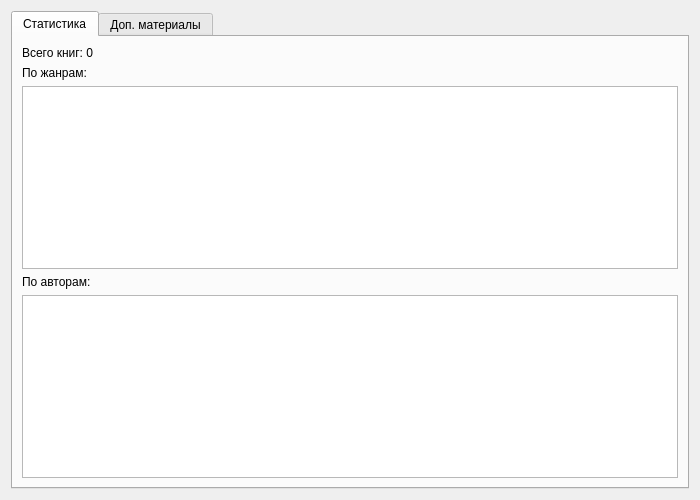
<?xml version="1.0" encoding="UTF-8"?>
<ui version="4.0">
 <class>ManagerRoleForm</class>
 <widget class="QWidget" name="ManagerRoleForm">
  <property name="geometry"><rect><x>0</x><y>0</y><width>700</width><height>500</height></rect></property>
  <property name="windowTitle"><string>Окно руководителя</string></property>
  <layout class="QVBoxLayout" name="mainLayout">
   <item>
    <widget class="QTabWidget" name="tabs">
     <widget class="QWidget" name="stats_tab">
      <attribute name="title"><string>Статистика</string></attribute>
      <layout class="QVBoxLayout" name="stats_layout">
       <item><widget class="QLabel" name="total_label"><property name="text"><string>Всего книг: 0</string></property></widget></item>
       <item><widget class="QLabel" name="genre_label"><property name="text"><string>По жанрам:</string></property></widget></item>
       <item><widget class="QTableWidget" name="genre_table"/></item>
       <item><widget class="QLabel" name="author_label"><property name="text"><string>По авторам:</string></property></widget></item>
       <item><widget class="QTableWidget" name="author_table"/></item>
      </layout>
     </widget>
     <widget class="QWidget" name="materials_tab">
      <attribute name="title"><string>Доп. материалы</string></attribute>
      <layout class="QVBoxLayout" name="mat_layout">
       <item><widget class="QTableWidget" name="mat_table"/></item>
      </layout>
     </widget>
    </widget>
   </item>
  </layout>
 </widget>
 <resources/>
 <connections/>
</ui>
